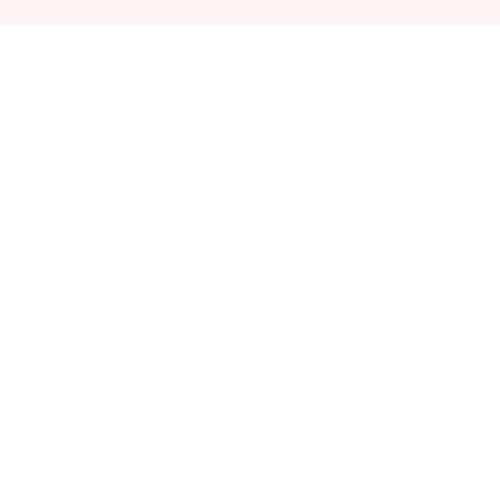
Frame 1 (no input)
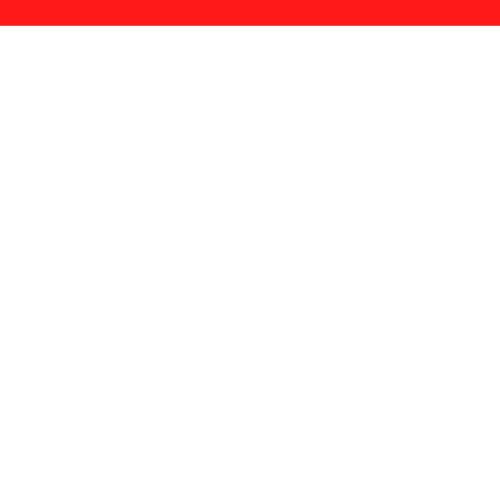
Frame 60 (the mouse pressed at the canvas centre just before this capture)
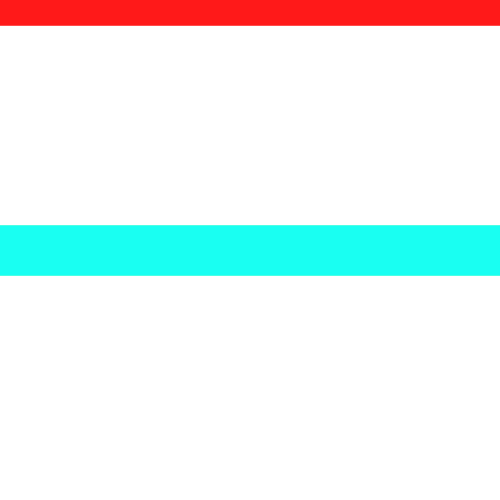
Frame 120 (the mouse held since frame 60 and released just before this capture)

The Processing sketch that drew these frames (run headless with seeded random() and noise(); from frame 60 on, the mouse is pressed at the canvas centre):

// Processing sketch: s01e06colorMode
// ── s01e06colorMode.pde
void setup()
{
  size(500, 500);
  background(255);
  colorMode(HSB);
  strokeWeight(50);
}
void draw()
{
  //barwa zmieniana pozycją myszy
  stroke(mouseY/2, 255, 255, 10);
  line(0, mouseY, 500, mouseY);
}
